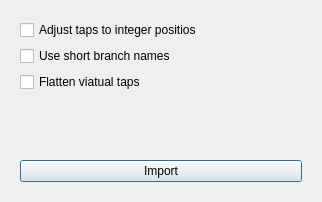
<?xml version="1.0" encoding="UTF-8"?>
<ui version="4.0">
 <class>PsseImportDialog</class>
 <widget class="QDialog" name="PsseImportDialog">
  <property name="geometry">
   <rect>
    <x>0</x>
    <y>0</y>
    <width>318</width>
    <height>202</height>
   </rect>
  </property>
  <property name="windowTitle">
   <string>PSS/e Import</string>
  </property>
  <layout class="QVBoxLayout" name="verticalLayout_2">
   <item>
    <widget class="QFrame" name="frame_77">
     <property name="minimumSize">
      <size>
       <width>300</width>
       <height>0</height>
      </size>
     </property>
     <property name="frameShape">
      <enum>QFrame::Shape::NoFrame</enum>
     </property>
     <property name="frameShadow">
      <enum>QFrame::Shadow::Raised</enum>
     </property>
     <layout class="QFormLayout" name="formLayout">
      <item row="1" column="0" colspan="2">
       <widget class="QCheckBox" name="use_short_names_checkBox">
        <property name="toolTip">
         <string>&lt;html&gt;&lt;head/&gt;&lt;body&gt;&lt;p&gt;Use &amp;quot;I_J_ckt&amp;quot; insetad of &lt;/p&gt;&lt;p&gt;&amp;quot;I_Iname_VI_J_Jname_VJ_ckt&amp;quot;&lt;/p&gt;&lt;/body&gt;&lt;/html&gt;</string>
        </property>
        <property name="text">
         <string>Use short branch names</string>
        </property>
       </widget>
      </item>
      <item row="0" column="0" colspan="2">
       <widget class="QCheckBox" name="adjust_taps_to_discrete_positions_checkBox">
        <property name="toolTip">
         <string>&lt;html&gt;&lt;head/&gt;&lt;body&gt;&lt;p&gt;PSS/e taps might not come adjusted &lt;/p&gt;&lt;p&gt;to the specified tap positions, &lt;/p&gt;&lt;p&gt;Do you want to adjust them?&lt;/p&gt;&lt;/body&gt;&lt;/html&gt;</string>
        </property>
        <property name="text">
         <string>Adjust taps to integer positios</string>
        </property>
       </widget>
      </item>
      <item row="4" column="0" colspan="2">
       <widget class="QPushButton" name="importButton">
        <property name="text">
         <string>Import</string>
        </property>
       </widget>
      </item>
      <item row="3" column="0">
       <spacer name="verticalSpacer">
        <property name="orientation">
         <enum>Qt::Orientation::Vertical</enum>
        </property>
        <property name="sizeHint" stdset="0">
         <size>
          <width>20</width>
          <height>40</height>
         </size>
        </property>
       </spacer>
      </item>
      <item row="2" column="0" colspan="2">
       <widget class="QCheckBox" name="flatten_virtual_taps_checkBox">
        <property name="toolTip">
         <string>&lt;html&gt;&lt;head/&gt;&lt;body&gt;&lt;p&gt;PSS/e does not handle the difference of nominal &lt;/p&gt;&lt;p&gt;voltage between the bus and the transformer (the vitual tap) &lt;/p&gt;&lt;p&gt;If checked, this will make the transformer nominal voltages &lt;/p&gt;&lt;p&gt;equal to the buses nominal voltage to behave like PSS/e&lt;/p&gt;&lt;/body&gt;&lt;/html&gt;</string>
        </property>
        <property name="text">
         <string>Flatten viatual taps</string>
        </property>
       </widget>
      </item>
     </layout>
    </widget>
   </item>
  </layout>
 </widget>
 <resources>
  <include location="../Icons/icons.qrc"/>
  <include location="../Icons/icons.qrc"/>
  <include location="../Icons/icons.qrc"/>
 </resources>
 <connections/>
</ui>
